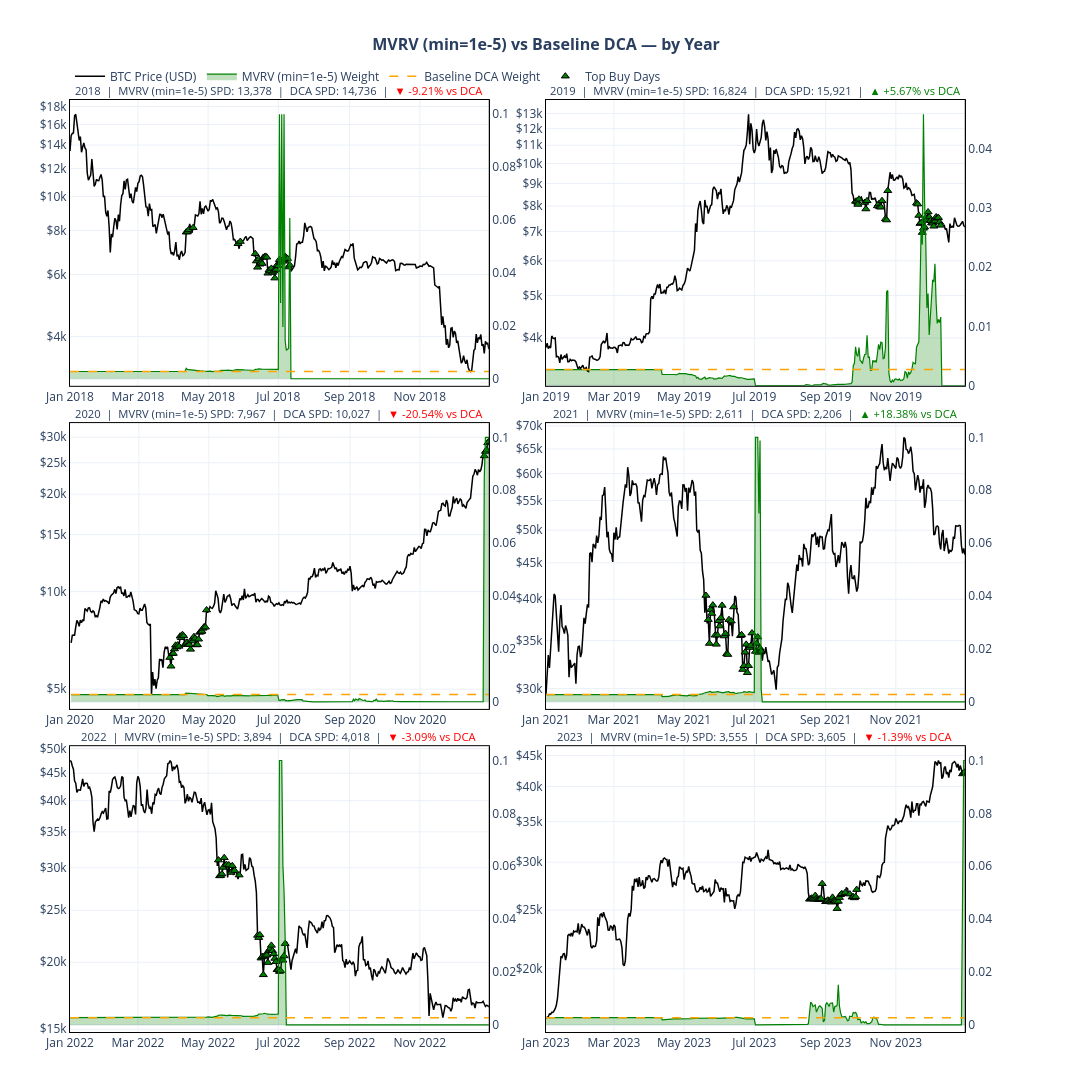

The code cell stored with this chart in its notebook:
### Markdown cell above
## 1: MVRV Strategy - Default Min Weight (1e-5)
Year-by-year backtest of `MVRVStrategy` vs uniform DCA using the default minimum daily weight floor of `1e-5`.

### Code cell
cycle_results = {}

# Only iterate cycles that overlap with btc_filtered (2018-2023)
relevant_cycles = [c for c in plots.calendar_cycles if c["end"] >= "2018-01-01"]

for cycle in relevant_cycles:
    result = strategy_utils.process_cycle_year_by_year(
        cycle=cycle,
        btc_data=btc_filtered,
        runner=runner,
        dynamic_strategy=MVRVStrategy(),
        total_budget_usd=src_config.TOTAL_BUDGET_USD,
        top_buy_quantile=src_config.TOP_BUY_QUANTILE,
    )

    cycle_results[cycle["label"]] = result

cols = plots.StrategyColumns(
    weight="dynamic_weight",
    spd="sats_per_dollar_dynamic",
    sats_accum="sats_accum_dynamic",
)

# Combine all 4 cycles into one DataFrame
combined_plot_df = pd.concat(
    [r["plot_df"] for r in cycle_results.values()]
).sort_values("date").reset_index(drop=True)

# per year plots
year_plots = plots.plot_strategy_by_year(combined_plot_df, cols, "MVRV (min=1e-5)")
plt.show()

### Figure 1 — Plotly figure (JSON) as saved in the notebook; plotly's stock layout.template omitted (floating-point values rounded to 4 significant figures; data arrays with more than 128 entries replaced by an {"elided": "..."} marker saying what was removed)
{"data": [{"customdata": {"elided": "365x6 float values"}, "hovertemplate": "<b>Date</b>: %{x|%Y-%m-%d}<br><b>BTC Price</b>: $%{y:,.2f}<br><b>MVRV (min=1e-5) Weight</b>: %{customdata[0]:.8f}<br><b>DCA Weight</b>: %{customdata[1]:.8f}<br><b>MVRV (min=1e-5) sats/$</b>: %{customdata[2]:,.2f}<br><b>DCA sats/$</b>: %{customdata[3]:,.2f}<br><b>MVRV (min=1e-5) sats accumulated</b>: %{customdata[4]:,.2f}<br><b>DCA sats accumulated</b>: %{customdata[5]:,.2f}<extra></extra>", "line": {"color": "black", "width": 1.5}, "mode": "lines", "name": "BTC Price (USD)", "showlegend": true, "type": "scatter", "x": {"elided": "365 str values"}, "xaxis": "x", "y": {"elided": "365 float values"}, "yaxis": "y"}, {"customdata": {"elided": "365x3 float values"}, "fill": "tozeroy", "fillcolor": "rgba(0,128,0,0.25)", "hovertemplate": "<b>Date</b>: %{x|%Y-%m-%d}<br><b>MVRV (min=1e-5) Weight</b>: %{y:.8f}<br><b>BTC Price</b>: $%{customdata[0]:,.2f}<br><b>MVRV (min=1e-5) sats/$</b>: %{customdata[1]:,.2f}<br><b>MVRV (min=1e-5) sats accumulated</b>: %{customdata[2]:,.2f}<extra></extra>", "line": {"color": "green", "width": 1.2}, "mode": "lines", "name": "MVRV (min=1e-5) Weight", "showlegend": true, "type": "scatter", "x": {"elided": "365 str values"}, "xaxis": "x", "y": {"elided": "365 float values"}, "yaxis": "y2"}, {"customdata": {"elided": "365x3 float values"}, "hovertemplate": "<b>Date</b>: %{x|%Y-%m-%d}<br><b>DCA Weight</b>: %{y:.8f}<br><b>BTC Price</b>: $%{customdata[0]:,.2f}<br><b>DCA sats/$</b>: %{customdata[1]:,.2f}<br><b>DCA sats accumulated</b>: %{customdata[2]:,.2f}<extra></extra>", "line": {"color": "orange", "dash": "dash", "width": 1.5}, "mode": "lines", "name": "Baseline DCA Weight", "showlegend": true, "type": "scatter", "x": {"elided": "365 str values"}, "xaxis": "x", "y": {"elided": "365 float values"}, "yaxis": "y2"}, {"customdata": [[0.003935], [0.003508], [0.00349], [0.00345], [0.003462], [0.003532], [0.003566], [0.003504], [0.003629], [0.00373], [0.003565], [0.00365], [0.003605], [0.003614], [0.00349], [0.003469], [0.003451], [0.003456], [0.003734], [0.003665], [0.00367], [0.003612], [0.003673], [0.003637], [0.003746], [0.003584], [0.00349], [0.1], [0.02866], [0.1], [0.01962], [0.1], [0.01438], [0.01072], [0.01117], [0.01146], [0.06082]], "hovertemplate": "<b>Top Buy Date</b>: %{x|%Y-%m-%d}<br><b>BTC Price</b>: $%{y:,.2f}<br><b>MVRV (min=1e-5) Weight</b>: %{customdata[0]:.8f}<extra></extra>", "marker": {"color": "green", "line": {"color": "black", "width": 1}, "size": 7, "symbol": "triangle-up"}, "mode": "markers", "name": "Top Buy Days", "showlegend": true, "type": "scatter", "x": ["2018-04-12T00:00:00.000000", "2018-04-13T00:00:00.000000", "2018-04-14T00:00:00.000000", "2018-04-18T00:00:00.000000", "2018-05-27T00:00:00.000000", "2018-05-29T00:00:00.000000", "2018-06-11T00:00:00.000000", "2018-06-12T00:00:00.000000", "2018-06-13T00:00:00.000000", "2018-06-14T00:00:00.000000", "2018-06-15T00:00:00.000000", "2018-06-16T00:00:00.000000", "2018-06-17T00:00:00.000000", "2018-06-18T00:00:00.000000", "2018-06-19T00:00:00.000000", "2018-06-20T00:00:00.000000", "2018-06-21T00:00:00.000000", "2018-06-22T00:00:00.000000", "2018-06-23T00:00:00.000000", "2018-06-24T00:00:00.000000", "2018-06-25T00:00:00.000000", "2018-06-26T00:00:00.000000", "2018-06-27T00:00:00.000000", "2018-06-28T00:00:00.000000", "2018-06-29T00:00:00.000000", "2018-06-30T00:00:00.000000", "2018-07-01T00:00:00.000000", "2018-07-02T00:00:00.000000", "2018-07-03T00:00:00.000000", "2018-07-04T00:00:00.000000", "2018-07-05T00:00:00.000000", "2018-07-06T00:00:00.000000", "2018-07-07T00:00:00.000000", "2018-07-08T00:00:00.000000", "2018-07-09T00:00:00.000000", "2018-07-10T00:00:00.000000", "2018-07-11T00:00:00.000000"], "xaxis": "x", "y": [7920.0, 7925.0, 8031.0, 8151.0, 7342.0, 7448.0, 6876.0, 6555.0, 6291.0, 6644.0, 6418.0, 6494.0, 6447.0, 6710.0, 6736.0, 6756.0, 6720.0, 6052.0, 6178.0, 6140.0, 6246.0, 6080.0, 6135.0, 5862.0, 6200.0, 6394.0, 6349.0, 6615.0, 6498.0, 6577.0, 6542.0, 6601.0, 6753.0, 6702.0, 6661.0, 6303.0, 6387.0], "yaxis": "y"}, {"customdata": {"elided": "365x6 float values"}, "hovertemplate": "<b>Date</b>: %{x|%Y-%m-%d}<br><b>BTC Price</b>: $%{y:,.2f}<br><b>MVRV (min=1e-5) Weight</b>: %{customdata[0]:.8f}<br><b>DCA Weight</b>: %{customdata[1]:.8f}<br><b>MVRV (min=1e-5) sats/$</b>: %{customdata[2]:,.2f}<br><b>DCA sats/$</b>: %{customdata[3]:,.2f}<br><b>MVRV (min=1e-5) sats accumulated</b>: %{customdata[4]:,.2f}<br><b>DCA sats accumulated</b>: %{customdata[5]:,.2f}<extra></extra>", "line": {"color": "black", "width": 1.5}, "mode": "lines", "name": "BTC Price (USD)", "showlegend": false, "type": "scatter", "x": {"elided": "365 str values"}, "xaxis": "x2", "y": {"elided": "365 float values"}, "yaxis": "y3"}, {"customdata": {"elided": "365x3 float values"}, "fill": "tozeroy", "fillcolor": "rgba(0,128,0,0.25)", "hovertemplate": "<b>Date</b>: %{x|%Y-%m-%d}<br><b>MVRV (min=1e-5) Weight</b>: %{y:.8f}<br><b>BTC Price</b>: $%{customdata[0]:,.2f}<br><b>MVRV (min=1e-5) sats/$</b>: %{customdata[1]:,.2f}<br><b>MVRV (min=1e-5) sats accumulated</b>: %{customdata[2]:,.2f}<extra></extra>", "line": {"color": "green", "width": 1.2}, "mode": "lines", "name": "MVRV (min=1e-5) Weight", "showlegend": false, "type": "scatter", "x": {"elided": "365 str values"}, "xaxis": "x2", "y": {"elided": "365 float values"}, "yaxis": "y4"}, {"customdata": {"elided": "365x3 float values"}, "hovertemplate": "<b>Date</b>: %{x|%Y-%m-%d}<br><b>DCA Weight</b>: %{y:.8f}<br><b>BTC Price</b>: $%{customdata[0]:,.2f}<br><b>DCA sats/$</b>: %{customdata[1]:,.2f}<br><b>DCA sats accumulated</b>: %{customdata[2]:,.2f}<extra></extra>", "line": {"color": "orange", "dash": "dash", "width": 1.5}, "mode": "lines", "name": "Baseline DCA Weight", "showlegend": false, "type": "scatter", "x": {"elided": "365 str values"}, "xaxis": "x2", "y": {"elided": "365 float values"}, "yaxis": "y4"}, {"customdata": [[0.006564], [0.005213], [0.00495], [0.006468], [0.005274], [0.005316], [0.008519], [0.005384], [0.007], [0.006097], [0.007376], [0.007282], [0.006461], [0.01584], [0.01606], [0.00651], [0.007017], [0.007423], [0.01609], [0.02658], [0.0238], [0.04576], [0.03105], [0.02456], [0.01312], [0.01553], [0.008568], [0.01208], [0.01546], [0.01786], [0.01751], [0.02057], [0.0141], [0.01052], [0.01118], [0.01067], [0.01159]], "hovertemplate": "<b>Top Buy Date</b>: %{x|%Y-%m-%d}<br><b>BTC Price</b>: $%{y:,.2f}<br><b>MVRV (min=1e-5) Weight</b>: %{customdata[0]:.8f}<extra></extra>", "marker": {"color": "green", "line": {"color": "black", "width": 1}, "size": 7, "symbol": "triangle-up"}, "mode": "markers", "name": "Top Buy Days", "showlegend": false, "type": "scatter", "x": ["2019-09-27T00:00:00.000000", "2019-09-28T00:00:00.000000", "2019-09-29T00:00:00.000000", "2019-09-30T00:00:00.000000", "2019-10-05T00:00:00.000000", "2019-10-06T00:00:00.000000", "2019-10-07T00:00:00.000000", "2019-10-16T00:00:00.000000", "2019-10-17T00:00:00.000000", "2019-10-18T00:00:00.000000", "2019-10-19T00:00:00.000000", "2019-10-20T00:00:00.000000", "2019-10-23T00:00:00.000000", "2019-10-24T00:00:00.000000", "2019-10-25T00:00:00.000000", "2019-11-19T00:00:00.000000", "2019-11-20T00:00:00.000000", "2019-11-21T00:00:00.000000", "2019-11-22T00:00:00.000000", "2019-11-23T00:00:00.000000", "2019-11-24T00:00:00.000000", "2019-11-25T00:00:00.000000", "2019-11-26T00:00:00.000000", "2019-11-27T00:00:00.000000", "2019-11-28T00:00:00.000000", "2019-11-29T00:00:00.000000", "2019-11-30T00:00:00.000000", "2019-12-01T00:00:00.000000", "2019-12-02T00:00:00.000000", "2019-12-03T00:00:00.000000", "2019-12-04T00:00:00.000000", "2019-12-05T00:00:00.000000", "2019-12-06T00:00:00.000000", "2019-12-07T00:00:00.000000", "2019-12-08T00:00:00.000000", "2019-12-09T00:00:00.000000", "2019-12-10T00:00:00.000000"], "xaxis": "x2", "y": [8195.0, 8203.0, 8063.0, 8287.0, 8147.0, 7874.0, 8219.0, 8000.0, 8082.0, 7959.0, 7949.0, 8222.0, 7475.0, 7431.0, 8668.0, 8124.0, 8079.0, 7611.0, 7294.0, 7329.0, 6959.0, 7115.0, 7162.0, 7524.0, 7439.0, 7751.0, 7548.0, 7403.0, 7317.0, 7308.0, 7192.0, 7388.0, 7551.0, 7507.0, 7524.0, 7349.0, 7227.0], "yaxis": "y3"}, {"customdata": {"elided": "365x6 float values"}, "hovertemplate": "<b>Date</b>: %{x|%Y-%m-%d}<br><b>BTC Price</b>: $%{y:,.2f}<br><b>MVRV (min=1e-5) Weight</b>: %{customdata[0]:.8f}<br><b>DCA Weight</b>: %{customdata[1]:.8f}<br><b>MVRV (min=1e-5) sats/$</b>: %{customdata[2]:,.2f}<br><b>DCA sats/$</b>: %{customdata[3]:,.2f}<br><b>MVRV (min=1e-5) sats accumulated</b>: %{customdata[4]:,.2f}<br><b>DCA sats accumulated</b>: %{customdata[5]:,.2f}<extra></extra>", "line": {"color": "black", "width": 1.5}, "mode": "lines", "name": "BTC Price (USD)", "showlegend": false, "type": "scatter", "x": {"elided": "365 str values"}, "xaxis": "x3", "y": {"elided": "365 float values"}, "yaxis": "y5"}, {"customdata": {"elided": "365x3 float values"}, "fill": "tozeroy", "fillcolor": "rgba(0,128,0,0.25)", "hovertemplate": "<b>Date</b>: %{x|%Y-%m-%d}<br><b>MVRV (min=1e-5) Weight</b>: %{y:.8f}<br><b>BTC Price</b>: $%{customdata[0]:,.2f}<br><b>MVRV (min=1e-5) sats/$</b>: %{customdata[1]:,.2f}<br><b>MVRV (min=1e-5) sats accumulated</b>: %{customdata[2]:,.2f}<extra></extra>", "line": {"color": "green", "width": 1.2}, "mode": "lines", "name": "MVRV (min=1e-5) Weight", "showlegend": false, "type": "scatter", "x": {"elided": "365 str values"}, "xaxis": "x3", "y": {"elided": "365 float values"}, "yaxis": "y6"}, {"customdata": {"elided": "365x3 float values"}, "hovertemplate": "<b>Date</b>: %{x|%Y-%m-%d}<br><b>DCA Weight</b>: %{y:.8f}<br><b>BTC Price</b>: $%{customdata[0]:,.2f}<br><b>DCA sats/$</b>: %{customdata[1]:,.2f}<br><b>DCA sats accumulated</b>: %{customdata[2]:,.2f}<extra></extra>", "line": {"color": "orange", "dash": "dash", "width": 1.5}, "mode": "lines", "name": "Baseline DCA Weight", "showlegend": false, "type": "scatter", "x": {"elided": "365 str values"}, "xaxis": "x3", "y": {"elided": "365 float values"}, "yaxis": "y6"}, {"customdata": [[0.00274], [0.00274], [0.00274], [0.00274], [0.00274], [0.00274], [0.00274], [0.00274], [0.00274], [0.00274], [0.00274], [0.00274], [0.00274], [0.00274], [0.003303], [0.003283], [0.003229], [0.00327], [0.003258], [0.003357], [0.003123], [0.003149], [0.00304], [0.003073], [0.003217], [0.003202], [0.003068], [0.002905], [0.002891], [0.002875], [0.002803], [0.002767], [0.002775], [0.08499], [0.1], [0.1], [0.1], [0.1]], "hovertemplate": "<b>Top Buy Date</b>: %{x|%Y-%m-%d}<br><b>BTC Price</b>: $%{y:,.2f}<br><b>MVRV (min=1e-5) Weight</b>: %{customdata[0]:.8f}<extra></extra>", "marker": {"color": "green", "line": {"color": "black", "width": 1}, "size": 7, "symbol": "triangle-up"}, "mode": "markers", "name": "Top Buy Days", "showlegend": false, "type": "scatter", "x": ["2020-03-28T00:00:00.000000", "2020-03-29T00:00:00.000000", "2020-03-30T00:00:00.000000", "2020-03-31T00:00:00.000000", "2020-04-01T00:00:00.000000", "2020-04-02T00:00:00.000000", "2020-04-03T00:00:00.000000", "2020-04-04T00:00:00.000000", "2020-04-05T00:00:00.000000", "2020-04-06T00:00:00.000000", "2020-04-07T00:00:00.000000", "2020-04-08T00:00:00.000000", "2020-04-09T00:00:00.000000", "2020-04-10T00:00:00.000000", "2020-04-11T00:00:00.000000", "2020-04-12T00:00:00.000000", "2020-04-13T00:00:00.000000", "2020-04-14T00:00:00.000000", "2020-04-15T00:00:00.000000", "2020-04-16T00:00:00.000000", "2020-04-17T00:00:00.000000", "2020-04-18T00:00:00.000000", "2020-04-19T00:00:00.000000", "2020-04-20T00:00:00.000000", "2020-04-21T00:00:00.000000", "2020-04-22T00:00:00.000000", "2020-04-23T00:00:00.000000", "2020-04-24T00:00:00.000000", "2020-04-25T00:00:00.000000", "2020-04-26T00:00:00.000000", "2020-04-27T00:00:00.000000", "2020-04-28T00:00:00.000000", "2020-04-29T00:00:00.000000", "2020-12-27T00:00:00.000000", "2020-12-28T00:00:00.000000", "2020-12-29T00:00:00.000000", "2020-12-30T00:00:00.000000", "2020-12-31T00:00:00.000000"], "xaxis": "x3", "y": [6259.0, 5885.0, 6432.0, 6445.0, 6652.0, 6830.0, 6745.0, 6846.0, 6778.0, 7286.0, 7207.0, 7366.0, 7304.0, 6863.0, 6882.0, 6974.0, 6865.0, 6867.0, 6635.0, 7113.0, 7037.0, 7262.0, 7176.0, 6846.0, 6857.0, 7133.0, 7489.0, 7512.0, 7543.0, 7706.0, 7788.0, 7767.0, 8779.0, 26250.0, 27090.0, 27380.0, 28810.0, 29040.0], "yaxis": "y5"}, {"customdata": {"elided": "365x6 float values"}, "hovertemplate": "<b>Date</b>: %{x|%Y-%m-%d}<br><b>BTC Price</b>: $%{y:,.2f}<br><b>MVRV (min=1e-5) Weight</b>: %{customdata[0]:.8f}<br><b>DCA Weight</b>: %{customdata[1]:.8f}<br><b>MVRV (min=1e-5) sats/$</b>: %{customdata[2]:,.2f}<br><b>DCA sats/$</b>: %{customdata[3]:,.2f}<br><b>MVRV (min=1e-5) sats accumulated</b>: %{customdata[4]:,.2f}<br><b>DCA sats accumulated</b>: %{customdata[5]:,.2f}<extra></extra>", "line": {"color": "black", "width": 1.5}, "mode": "lines", "name": "BTC Price (USD)", "showlegend": false, "type": "scatter", "x": {"elided": "365 str values"}, "xaxis": "x4", "y": {"elided": "365 float values"}, "yaxis": "y7"}, {"customdata": {"elided": "365x3 float values"}, "fill": "tozeroy", "fillcolor": "rgba(0,128,0,0.25)", "hovertemplate": "<b>Date</b>: %{x|%Y-%m-%d}<br><b>MVRV (min=1e-5) Weight</b>: %{y:.8f}<br><b>BTC Price</b>: $%{customdata[0]:,.2f}<br><b>MVRV (min=1e-5) sats/$</b>: %{customdata[1]:,.2f}<br><b>MVRV (min=1e-5) sats accumulated</b>: %{customdata[2]:,.2f}<extra></extra>", "line": {"color": "green", "width": 1.2}, "mode": "lines", "name": "MVRV (min=1e-5) Weight", "showlegend": false, "type": "scatter", "x": {"elided": "365 str values"}, "xaxis": "x4", "y": {"elided": "365 float values"}, "yaxis": "y8"}, {"customdata": {"elided": "365x3 float values"}, "hovertemplate": "<b>Date</b>: %{x|%Y-%m-%d}<br><b>DCA Weight</b>: %{y:.8f}<br><b>BTC Price</b>: $%{customdata[0]:,.2f}<br><b>DCA sats/$</b>: %{customdata[1]:,.2f}<br><b>DCA sats accumulated</b>: %{customdata[2]:,.2f}<extra></extra>", "line": {"color": "orange", "dash": "dash", "width": 1.5}, "mode": "lines", "name": "Baseline DCA Weight", "showlegend": false, "type": "scatter", "x": {"elided": "365 str values"}, "xaxis": "x4", "y": {"elided": "365 float values"}, "yaxis": "y8"}, {"customdata": [[0.003683], [0.00377], [0.003715], [0.003946], [0.003578], [0.003607], [0.003545], [0.003796], [0.003872], [0.003763], [0.003602], [0.003645], [0.003547], [0.003597], [0.0037], [0.003663], [0.003851], [0.003842], [0.003526], [0.003615], [0.00357], [0.003552], [0.003533], [0.003859], [0.003809], [0.003666], [0.003578], [0.003837], [0.003758], [0.003573], [0.003542], [0.1], [0.1], [0.1], [0.07118], [0.09885], [0.004861]], "hovertemplate": "<b>Top Buy Date</b>: %{x|%Y-%m-%d}<br><b>BTC Price</b>: $%{y:,.2f}<br><b>MVRV (min=1e-5) Weight</b>: %{customdata[0]:.8f}<extra></extra>", "marker": {"color": "green", "line": {"color": "black", "width": 1}, "size": 7, "symbol": "triangle-up"}, "mode": "markers", "name": "Top Buy Days", "showlegend": false, "type": "scatter", "x": ["2021-05-20T00:00:00.000000", "2021-05-22T00:00:00.000000", "2021-05-23T00:00:00.000000", "2021-05-24T00:00:00.000000", "2021-05-25T00:00:00.000000", "2021-05-26T00:00:00.000000", "2021-05-28T00:00:00.000000", "2021-05-29T00:00:00.000000", "2021-05-30T00:00:00.000000", "2021-05-31T00:00:00.000000", "2021-06-01T00:00:00.000000", "2021-06-02T00:00:00.000000", "2021-06-03T00:00:00.000000", "2021-06-05T00:00:00.000000", "2021-06-06T00:00:00.000000", "2021-06-07T00:00:00.000000", "2021-06-08T00:00:00.000000", "2021-06-09T00:00:00.000000", "2021-06-11T00:00:00.000000", "2021-06-13T00:00:00.000000", "2021-06-19T00:00:00.000000", "2021-06-20T00:00:00.000000", "2021-06-21T00:00:00.000000", "2021-06-22T00:00:00.000000", "2021-06-23T00:00:00.000000", "2021-06-24T00:00:00.000000", "2021-06-25T00:00:00.000000", "2021-06-26T00:00:00.000000", "2021-06-27T00:00:00.000000", "2021-06-28T00:00:00.000000", "2021-06-29T00:00:00.000000", "2021-07-02T00:00:00.000000", "2021-07-03T00:00:00.000000", "2021-07-04T00:00:00.000000", "2021-07-05T00:00:00.000000", "2021-07-06T00:00:00.000000", "2021-07-07T00:00:00.000000"], "xaxis": "x4", "y": [40500.0, 37460.0, 34680.0, 38680.0, 38200.0, 39260.0, 35610.0, 34590.0, 35630.0, 37320.0, 36680.0, 37680.0, 39210.0, 35530.0, 35800.0, 33540.0, 33460.0, 37450.0, 37280.0, 39020.0, 35560.0, 35660.0, 31880.0, 32270.0, 33710.0, 34580.0, 31560.0, 32280.0, 34220.0, 34450.0, 35870.0, 33790.0, 34680.0, 35410.0, 33690.0, 34150.0, 33830.0], "yaxis": "y7"}, {"customdata": {"elided": "365x6 float values"}, "hovertemplate": "<b>Date</b>: %{x|%Y-%m-%d}<br><b>BTC Price</b>: $%{y:,.2f}<br><b>MVRV (min=1e-5) Weight</b>: %{customdata[0]:.8f}<br><b>DCA Weight</b>: %{customdata[1]:.8f}<br><b>MVRV (min=1e-5) sats/$</b>: %{customdata[2]:,.2f}<br><b>DCA sats/$</b>: %{customdata[3]:,.2f}<br><b>MVRV (min=1e-5) sats accumulated</b>: %{customdata[4]:,.2f}<br><b>DCA sats accumulated</b>: %{customdata[5]:,.2f}<extra></extra>", "line": {"color": "black", "width": 1.5}, "mode": "lines", "name": "BTC Price (USD)", "showlegend": false, "type": "scatter", "x": {"elided": "365 str values"}, "xaxis": "x5", "y": {"elided": "365 float values"}, "yaxis": "y9"}, {"customdata": {"elided": "365x3 float values"}, "fill": "tozeroy", "fillcolor": "rgba(0,128,0,0.25)", "hovertemplate": "<b>Date</b>: %{x|%Y-%m-%d}<br><b>MVRV (min=1e-5) Weight</b>: %{y:.8f}<br><b>BTC Price</b>: $%{customdata[0]:,.2f}<br><b>MVRV (min=1e-5) sats/$</b>: %{customdata[1]:,.2f}<br><b>MVRV (min=1e-5) sats accumulated</b>: %{customdata[2]:,.2f}<extra></extra>", "line": {"color": "green", "width": 1.2}, "mode": "lines", "name": "MVRV (min=1e-5) Weight", "showlegend": false, "type": "scatter", "x": {"elided": "365 str values"}, "xaxis": "x5", "y": {"elided": "365 float values"}, "yaxis": "y10"}, {"customdata": {"elided": "365x3 float values"}, "hovertemplate": "<b>Date</b>: %{x|%Y-%m-%d}<br><b>DCA Weight</b>: %{y:.8f}<br><b>BTC Price</b>: $%{customdata[0]:,.2f}<br><b>DCA sats/$</b>: %{customdata[1]:,.2f}<br><b>DCA sats accumulated</b>: %{customdata[2]:,.2f}<extra></extra>", "line": {"color": "orange", "dash": "dash", "width": 1.5}, "mode": "lines", "name": "Baseline DCA Weight", "showlegend": false, "type": "scatter", "x": {"elided": "365 str values"}, "xaxis": "x5", "y": {"elided": "365 float values"}, "yaxis": "y10"}, {"customdata": [[0.003672], [0.003581], [0.003771], [0.00375], [0.003713], [0.003613], [0.003606], [0.003688], [0.003618], [0.003583], [0.003592], [0.003591], [0.003604], [0.004078], [0.004083], [0.004036], [0.004267], [0.004229], [0.004407], [0.004181], [0.004147], [0.004132], [0.004194], [0.004043], [0.004009], [0.00396], [0.004], [0.004017], [0.004046], [0.004062], [0.004131], [0.1], [0.1], [0.1], [0.0605], [0.05043], [0.03245]], "hovertemplate": "<b>Top Buy Date</b>: %{x|%Y-%m-%d}<br><b>BTC Price</b>: $%{y:,.2f}<br><b>MVRV (min=1e-5) Weight</b>: %{customdata[0]:.8f}<extra></extra>", "marker": {"color": "green", "line": {"color": "black", "width": 1}, "size": 7, "symbol": "triangle-up"}, "mode": "markers", "name": "Top Buy Days", "showlegend": false, "type": "scatter", "x": ["2022-05-10T00:00:00.000000", "2022-05-11T00:00:00.000000", "2022-05-12T00:00:00.000000", "2022-05-13T00:00:00.000000", "2022-05-14T00:00:00.000000", "2022-05-15T00:00:00.000000", "2022-05-17T00:00:00.000000", "2022-05-19T00:00:00.000000", "2022-05-21T00:00:00.000000", "2022-05-22T00:00:00.000000", "2022-05-24T00:00:00.000000", "2022-05-28T00:00:00.000000", "2022-06-13T00:00:00.000000", "2022-06-14T00:00:00.000000", "2022-06-15T00:00:00.000000", "2022-06-16T00:00:00.000000", "2022-06-17T00:00:00.000000", "2022-06-18T00:00:00.000000", "2022-06-19T00:00:00.000000", "2022-06-20T00:00:00.000000", "2022-06-21T00:00:00.000000", "2022-06-22T00:00:00.000000", "2022-06-23T00:00:00.000000", "2022-06-24T00:00:00.000000", "2022-06-25T00:00:00.000000", "2022-06-26T00:00:00.000000", "2022-06-27T00:00:00.000000", "2022-06-28T00:00:00.000000", "2022-06-29T00:00:00.000000", "2022-06-30T00:00:00.000000", "2022-07-01T00:00:00.000000", "2022-07-02T00:00:00.000000", "2022-07-03T00:00:00.000000", "2022-07-04T00:00:00.000000", "2022-07-05T00:00:00.000000", "2022-07-06T00:00:00.000000", "2022-07-07T00:00:00.000000"], "xaxis": "x5", "y": [31010.0, 28970.0, 29010.0, 29210.0, 30040.0, 31320.0, 30410.0, 30360.0, 29400.0, 30260.0, 29650.0, 29070.0, 22440.0, 22230.0, 22490.0, 20360.0, 20490.0, 18950.0, 20530.0, 20640.0, 20620.0, 19970.0, 21070.0, 21210.0, 21500.0, 21010.0, 20730.0, 20330.0, 20050.0, 19370.0, 19390.0, 19210.0, 19290.0, 20250.0, 20170.0, 20550.0, 21660.0], "yaxis": "y9"}, {"customdata": {"elided": "365x6 float values"}, "hovertemplate": "<b>Date</b>: %{x|%Y-%m-%d}<br><b>BTC Price</b>: $%{y:,.2f}<br><b>MVRV (min=1e-5) Weight</b>: %{customdata[0]:.8f}<br><b>DCA Weight</b>: %{customdata[1]:.8f}<br><b>MVRV (min=1e-5) sats/$</b>: %{customdata[2]:,.2f}<br><b>DCA sats/$</b>: %{customdata[3]:,.2f}<br><b>MVRV (min=1e-5) sats accumulated</b>: %{customdata[4]:,.2f}<br><b>DCA sats accumulated</b>: %{customdata[5]:,.2f}<extra></extra>", "line": {"color": "black", "width": 1.5}, "mode": "lines", "name": "BTC Price (USD)", "showlegend": false, "type": "scatter", "x": {"elided": "365 str values"}, "xaxis": "x6", "y": {"elided": "365 float values"}, "yaxis": "y11"}, {"customdata": {"elided": "365x3 float values"}, "fill": "tozeroy", "fillcolor": "rgba(0,128,0,0.25)", "hovertemplate": "<b>Date</b>: %{x|%Y-%m-%d}<br><b>MVRV (min=1e-5) Weight</b>: %{y:.8f}<br><b>BTC Price</b>: $%{customdata[0]:,.2f}<br><b>MVRV (min=1e-5) sats/$</b>: %{customdata[1]:,.2f}<br><b>MVRV (min=1e-5) sats accumulated</b>: %{customdata[2]:,.2f}<extra></extra>", "line": {"color": "green", "width": 1.2}, "mode": "lines", "name": "MVRV (min=1e-5) Weight", "showlegend": false, "type": "scatter", "x": {"elided": "365 str values"}, "xaxis": "x6", "y": {"elided": "365 float values"}, "yaxis": "y12"}, {"customdata": {"elided": "365x3 float values"}, "hovertemplate": "<b>Date</b>: %{x|%Y-%m-%d}<br><b>DCA Weight</b>: %{y:.8f}<br><b>BTC Price</b>: $%{customdata[0]:,.2f}<br><b>DCA sats/$</b>: %{customdata[1]:,.2f}<br><b>DCA sats accumulated</b>: %{customdata[2]:,.2f}<extra></extra>", "line": {"color": "orange", "dash": "dash", "width": 1.5}, "mode": "lines", "name": "Baseline DCA Weight", "showlegend": false, "type": "scatter", "x": {"elided": "365 str values"}, "xaxis": "x6", "y": {"elided": "365 float values"}, "yaxis": "y12"}, {"customdata": [[0.004442], [0.008653], [0.008066], [0.006951], [0.00722], [0.00752], [0.004848], [0.006265], [0.006928], [0.007211], [0.006544], [0.006309], [0.007587], [0.008503], [0.007856], [0.006964], [0.008233], [0.008247], [0.008344], [0.004885], [0.007014], [0.007043], [0.007473], [0.01523], [0.007136], [0.004533], [0.003238], [0.003239], [0.003273], [0.003217], [0.004719], [0.004463], [0.00476], [0.004022], [0.04948], [0.1], [0.1]], "hovertemplate": "<b>Top Buy Date</b>: %{x|%Y-%m-%d}<br><b>BTC Price</b>: $%{y:,.2f}<br><b>MVRV (min=1e-5) Weight</b>: %{customdata[0]:.8f}<extra></extra>", "marker": {"color": "green", "line": {"color": "black", "width": 1}, "size": 7, "symbol": "triangle-up"}, "mode": "markers", "name": "Top Buy Days", "showlegend": false, "type": "scatter", "x": ["2023-08-18T00:00:00.000000", "2023-08-19T00:00:00.000000", "2023-08-20T00:00:00.000000", "2023-08-21T00:00:00.000000", "2023-08-22T00:00:00.000000", "2023-08-23T00:00:00.000000", "2023-08-24T00:00:00.000000", "2023-08-25T00:00:00.000000", "2023-08-26T00:00:00.000000", "2023-08-27T00:00:00.000000", "2023-08-28T00:00:00.000000", "2023-08-29T00:00:00.000000", "2023-09-01T00:00:00.000000", "2023-09-02T00:00:00.000000", "2023-09-03T00:00:00.000000", "2023-09-04T00:00:00.000000", "2023-09-05T00:00:00.000000", "2023-09-06T00:00:00.000000", "2023-09-07T00:00:00.000000", "2023-09-08T00:00:00.000000", "2023-09-09T00:00:00.000000", "2023-09-10T00:00:00.000000", "2023-09-11T00:00:00.000000", "2023-09-12T00:00:00.000000", "2023-09-13T00:00:00.000000", "2023-09-14T00:00:00.000000", "2023-09-15T00:00:00.000000", "2023-09-18T00:00:00.000000", "2023-09-22T00:00:00.000000", "2023-09-24T00:00:00.000000", "2023-09-25T00:00:00.000000", "2023-09-26T00:00:00.000000", "2023-09-27T00:00:00.000000", "2023-09-28T00:00:00.000000", "2023-12-29T00:00:00.000000", "2023-12-30T00:00:00.000000", "2023-12-31T00:00:00.000000"], "xaxis": "x6", "y": [26060.0, 26090.0, 26170.0, 26130.0, 26060.0, 26430.0, 26120.0, 26040.0, 26020.0, 26090.0, 26110.0, 27650.0, 25810.0, 25860.0, 25970.0, 25820.0, 25800.0, 25770.0, 26250.0, 25910.0, 25900.0, 25840.0, 25140.0, 25850.0, 26220.0, 26510.0, 26610.0, 26730.0, 26570.0, 26260.0, 26310.0, 26190.0, 26310.0, 27030.0, 41970.0, 42210.0, 42240.0], "yaxis": "y11"}], "layout": {"annotations": [{"font": {"size": 16}, "showarrow": false, "text": "<sup>2018  |  MVRV (min=1e-5) SPD: 13,378  |  DCA SPD: 14,736  |  <span style='color:red;'>▼ -9.21% vs DCA</span></sup>", "x": 0.22, "xanchor": "center", "xref": "paper", "y": 1.0, "yanchor": "bottom", "yref": "paper"}, {"font": {"size": 16}, "showarrow": false, "text": "<sup>2019  |  MVRV (min=1e-5) SPD: 16,824  |  DCA SPD: 15,921  |  <span style='color:green;'>▲ +5.67% vs DCA</span></sup>", "x": 0.72, "xanchor": "center", "xref": "paper", "y": 1.0, "yanchor": "bottom", "yref": "paper"}, {"font": {"size": 16}, "showarrow": false, "text": "<sup>2020  |  MVRV (min=1e-5) SPD: 7,967  |  DCA SPD: 10,027  |  <span style='color:red;'>▼ -20.54% vs DCA</span></sup>", "x": 0.22, "xanchor": "center", "xref": "paper", "y": 0.6533, "yanchor": "bottom", "yref": "paper"}, {"font": {"size": 16}, "showarrow": false, "text": "<sup>2021  |  MVRV (min=1e-5) SPD: 2,611  |  DCA SPD: 2,206  |  <span style='color:green;'>▲ +18.38% vs DCA</span></sup>", "x": 0.72, "xanchor": "center", "xref": "paper", "y": 0.6533, "yanchor": "bottom", "yref": "paper"}, {"font": {"size": 16}, "showarrow": false, "text": "<sup>2022  |  MVRV (min=1e-5) SPD: 3,894  |  DCA SPD: 4,018  |  <span style='color:red;'>▼ -3.09% vs DCA</span></sup>", "x": 0.22, "xanchor": "center", "xref": "paper", "y": 0.3067, "yanchor": "bottom", "yref": "paper"}, {"font": {"size": 16}, "showarrow": false, "text": "<sup>2023  |  MVRV (min=1e-5) SPD: 3,555  |  DCA SPD: 3,605  |  <span style='color:red;'>▼ -1.39% vs DCA</span></sup>", "x": 0.72, "xanchor": "center", "xref": "paper", "y": 0.3067, "yanchor": "bottom", "yref": "paper"}], "height": 1220, "hovermode": "x unified", "legend": {"orientation": "h", "x": 0, "xanchor": "left", "y": 1.01, "yanchor": "bottom"}, "margin": {"b": 60, "l": 70, "r": 70, "t": 100}, "title": {"font": {"size": 16}, "text": "<b>MVRV (min=1e-5) vs Baseline DCA — by Year</b>", "x": 0.5}, "width": 1450, "xaxis": {"anchor": "y", "domain": [0.0, 0.44], "linecolor": "black", "linewidth": 1, "mirror": true, "range": ["2018-01-01T00:00:00", "2018-12-31T00:00:00"], "showline": true}, "xaxis2": {"anchor": "y3", "domain": [0.5, 0.94], "linecolor": "black", "linewidth": 1, "mirror": true, "range": ["2019-01-01T00:00:00", "2019-12-31T00:00:00"], "showline": true}, "xaxis3": {"anchor": "y5", "domain": [0.0, 0.44], "linecolor": "black", "linewidth": 1, "mirror": true, "range": ["2020-01-01T00:00:00", "2020-12-31T00:00:00"], "showline": true}, "xaxis4": {"anchor": "y7", "domain": [0.5, 0.94], "linecolor": "black", "linewidth": 1, "mirror": true, "range": ["2021-01-01T00:00:00", "2021-12-31T00:00:00"], "showline": true}, "xaxis5": {"anchor": "y9", "domain": [0.0, 0.44], "linecolor": "black", "linewidth": 1, "mirror": true, "range": ["2022-01-01T00:00:00", "2022-12-31T00:00:00"], "showline": true}, "xaxis6": {"anchor": "y11", "domain": [0.5, 0.94], "linecolor": "black", "linewidth": 1, "mirror": true, "range": ["2023-01-01T00:00:00", "2023-12-31T00:00:00"], "showline": true}, "yaxis": {"anchor": "x", "domain": [0.6933, 1.0], "linecolor": "black", "linewidth": 1, "mirror": true, "showgrid": true, "showline": true, "tickprefix": "$", "type": "log"}, "yaxis10": {"anchor": "x5", "linecolor": "black", "linewidth": 1, "mirror": true, "overlaying": "y9", "showgrid": false, "showline": true, "side": "right"}, "yaxis11": {"anchor": "x6", "domain": [0.0, 0.3067], "linecolor": "black", "linewidth": 1, "mirror": true, "showgrid": true, "showline": true, "tickprefix": "$", "type": "log"}, "yaxis12": {"anchor": "x6", "linecolor": "black", "linewidth": 1, "mirror": true, "overlaying": "y11", "showgrid": false, "showline": true, "side": "right"}, "yaxis2": {"anchor": "x", "linecolor": "black", "linewidth": 1, "mirror": true, "overlaying": "y", "showgrid": false, "showline": true, "side": "right"}, "yaxis3": {"anchor": "x2", "domain": [0.6933, 1.0], "linecolor": "black", "linewidth": 1, "mirror": true, "showgrid": true, "showline": true, "tickprefix": "$", "type": "log"}, "yaxis4": {"anchor": "x2", "linecolor": "black", "linewidth": 1, "mirror": true, "overlaying": "y3", "showgrid": false, "showline": true, "side": "right"}, "yaxis5": {"anchor": "x3", "domain": [0.3467, 0.6533], "linecolor": "black", "linewidth": 1, "mirror": true, "showgrid": true, "showline": true, "tickprefix": "$", "type": "log"}, "yaxis6": {"anchor": "x3", "linecolor": "black", "linewidth": 1, "mirror": true, "overlaying": "y5", "showgrid": false, "showline": true, "side": "right"}, "yaxis7": {"anchor": "x4", "domain": [0.3467, 0.6533], "linecolor": "black", "linewidth": 1, "mirror": true, "showgrid": true, "showline": true, "tickprefix": "$", "type": "log"}, "yaxis8": {"anchor": "x4", "linecolor": "black", "linewidth": 1, "mirror": true, "overlaying": "y7", "showgrid": false, "showline": true, "side": "right"}, "yaxis9": {"anchor": "x5", "domain": [0.0, 0.3067], "linecolor": "black", "linewidth": 1, "mirror": true, "showgrid": true, "showline": true, "tickprefix": "$", "type": "log"}}}
